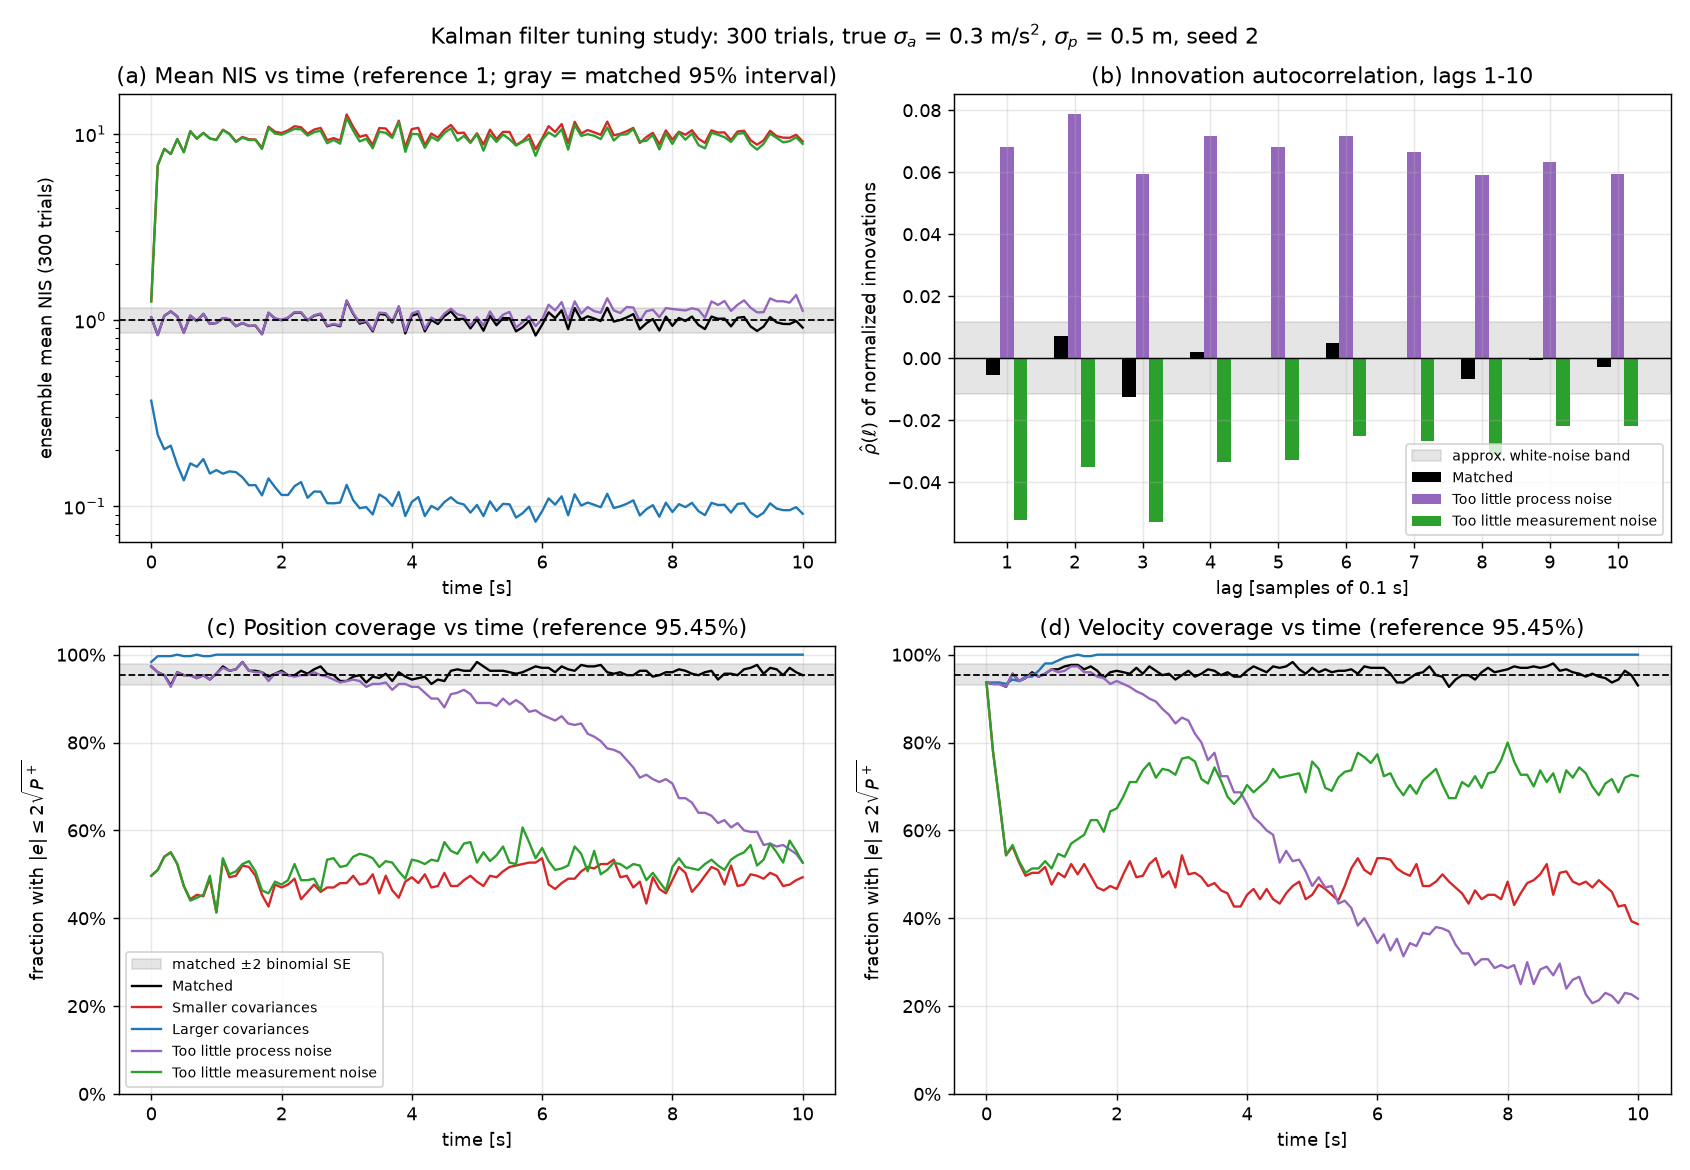

Source code (Python):
"""
Module 6: filter tuning study with consistency diagnostics.

Truth always uses Q_true = 0.3^2 G G^T and R_true = 0.5^2. Five filters assume different
Q and R and run on the same 300 trials (same truth, same measurements):

    Matched                       Q_true        R_true     calibration reference
    Smaller covariances           0.1 Q_true    0.1 R_true overconfidence
    Larger covariances            10 Q_true     10 R_true  underconfidence
    Too little process noise      0.01 Q_true   R_true     overtrusts the motion prediction
    Too little measurement noise  Q_true        0.1 R_true overtrusts the sensor

Diagnostics: RMSE, normalized innovation r = nu / sqrt(S), NIS = r^2, +-2 sigma coverage,
innovation autocorrelation at lags 1-10, and a chi-squared check of final-time NIS.

Interpretation (seed 2, 300 trials):
    Bounds too narrow (overconfident): Smaller covariances (NIS ~10, coverage ~49%),
        Too little measurement noise (NIS ~9.4, coverage 52% / 70%), and Too little process
        noise, whose coverage keeps falling (to ~55% / ~22% at 10 s) because P keeps shrinking
        while the real error does not.
    Bounds too wide (underconfident): Larger covariances (NIS ~0.1, coverage ~100%).
    Accuracy: scaling Q and R together leaves the steady-state gain exactly unchanged, so
        after the transient "Smaller covariances" gives the SAME estimates as matched; only the
        reported P is wrong. The pooled RMSE differences for both scaled cases come from the
        first ~2 s, because P_0 is fixed and its weight relative to Q and R changes.
        Changing the Q/R balance changes the gain and hurts accuracy throughout:
        too little process noise -> gain too small, sluggish, persistent POSITIVE innovation
        autocorrelation; too little measurement noise -> gain too large, chases noise,
        NEGATIVE autocorrelation.
    Caution: Too little process noise passes the mean-NIS check (1.07 pooled, 1.12 at the
        final time, inside the 95% interval) because S = H P^- H^T + R is dominated by the
        correct R. NIS alone would miss it; autocorrelation and coverage catch it.

Implementation note: in a linear Kalman filter P, S and K depend only on F, G, H, Q, R and
P_0, never on the measurements. So each case computes its covariance/gain sequence once
and applies it to all trials at once. A check confirms this matches the ordinary per-trial
filter (Module 5 style) exactly.
"""

import argparse
from pathlib import Path

import matplotlib.pyplot as plt
import numpy as np
from scipy.stats import chi2

from kalman import correct, predict

# ---------------------------------------------------------------- settings
DURATION = 10.0    # s
H_STEP = 0.1       # s
X0_PRIOR = np.array([1.0, -0.5])
P0 = np.diag([1.0, 1.0])
SIGMA_A = 0.3      # m/s^2, true acceleration-error SD
SIGMA_P = 0.5      # m, true measurement SD
N_TRIALS = 300
SEED = 2           # fixed, recorded seed
MAX_LAG = 10
COVERAGE_TARGET = 0.9545
SETTLE_TIME = 2.0  # s, start of the supplementary "after the transient" window
OUT_DIR = Path(__file__).resolve().parent

H = np.array([[1.0, 0.0]])

# name, Q multiplier, R multiplier, plot color
CASES = [
    ("Matched", 1.0, 1.0, "k"),
    ("Smaller covariances", 0.1, 0.1, "tab:red"),
    ("Larger covariances", 10.0, 10.0, "tab:blue"),
    ("Too little process noise", 0.01, 1.0, "tab:purple"),
    ("Too little measurement noise", 1.0, 0.1, "tab:green"),
]
BALANCE_CASES = ("Matched", "Too little process noise", "Too little measurement noise")


def F(h):
    return np.array([[1.0, h],
                     [0.0, 1.0]])


def G(h):
    return np.array([h**2 / 2, h])


def accel_command(t):
    """Module 1 acceleration schedule."""
    t = t + 1e-9
    if t < 3.0:
        return 1.0
    if t < 6.0:
        return 0.0
    return -1.0


Q_TRUE = SIGMA_A**2 * np.outer(G(H_STEP), G(H_STEP))
R_TRUE = np.array([[SIGMA_P**2]])


# ---------------------------------------------------------------- truth
def generate_trials(n_trials=N_TRIALS, seed=SEED):
    """Per trial: x_0 ~ N(x0_prior, P0), fresh acceleration errors and measurement noise."""
    n = int(round(DURATION / H_STEP)) + 1
    t = np.arange(n) * H_STEP
    u = np.array([accel_command(tk) for tk in t])
    Fh, Gh = F(H_STEP), G(H_STEP)
    rng = np.random.default_rng(seed)
    x = np.zeros((n_trials, n, 2))
    z = np.zeros((n_trials, n))
    for j in range(n_trials):
        x[j, 0] = rng.multivariate_normal(X0_PRIOR, P0)
        a = rng.normal(0.0, SIGMA_A, n - 1)
        noise = rng.normal(0.0, SIGMA_P, n)
        for k in range(n - 1):
            x[j, k + 1] = Fh @ x[j, k] + Gh * (u[k] + a[k])
        z[j] = x[j, :, 0] + noise
    return t, u, x, z


# ---------------------------------------------------------------- filter
def covariance_pass(Q, R, n):
    """Data-independent part of the filter: P^-, P^+, S, K at every step."""
    Fh, Gh = F(H_STEP), G(H_STEP)
    P_corr = np.zeros((n, 2, 2))
    S = np.zeros(n)
    K = np.zeros((n, 2))
    P_pred = P0.copy()
    for k in range(n):
        if k > 0:
            _, P_pred = predict(np.zeros(2), P_corr[k - 1], Fh, Gh, 0.0, Q)
        _, P_corr[k], _, S_k, K_k = correct(np.zeros(2), P_pred, np.zeros(1), H, R)
        S[k], K[k] = S_k[0, 0], K_k[:, 0]
    return P_corr, S, K


def run_case(u, z, Q, R):
    """Run one tuning case on all trials. Returns corrected states, innovations and covariances."""
    n_trials, n = z.shape
    Fh, Gh = F(H_STEP), G(H_STEP)
    P_corr, S, K = covariance_pass(Q, R, n)
    x_corr = np.zeros((n_trials, n, 2))
    nu = np.zeros((n_trials, n))
    x_pred = np.tile(X0_PRIOR, (n_trials, 1))
    for k in range(n):
        if k > 0:
            x_pred = x_corr[:, k - 1] @ Fh.T + Gh * u[k - 1]
        nu[:, k] = z[:, k] - x_pred[:, 0]
        x_corr[:, k] = x_pred + nu[:, k, None] * K[k]
    return {"x_corr": x_corr, "nu": nu, "S": S, "K": K, "P_corr": P_corr}


def run_single_trial(u, z_j, Q, R):
    """Ordinary per-trial filter, used only to check the vectorized version."""
    Fh, Gh = F(H_STEP), G(H_STEP)
    x, P = X0_PRIOR.copy(), P0.copy()
    out = np.zeros((len(z_j), 2))
    for k in range(len(z_j)):
        if k > 0:
            x, P = predict(x, P, Fh, Gh, u[k - 1], Q)
        x, P, _, _, _ = correct(x, P, z_j[k], H, R)
        out[k] = x
    return out


# ---------------------------------------------------------------- diagnostics
def autocorrelation(r, max_lag=MAX_LAG):
    """Pooled estimate: lagged products within each trial only, averaged across trials."""
    d = r - r.mean()
    denom = np.mean(d**2)
    return np.array([np.mean(d[:, :-lag] * d[:, lag:]) / denom for lag in range(1, max_lag + 1)])


def diagnostics(x, res, settled):
    err = res["x_corr"] - x
    r = res["nu"] / np.sqrt(res["S"])
    nis = r**2
    sd = np.sqrt(np.diagonal(res["P_corr"], axis1=1, axis2=2))      # (n, 2), same for every trial
    inside = np.abs(err) <= 2 * sd
    return {
        "rmse_p": np.sqrt(np.mean(err[..., 0] ** 2)),
        "rmse_v": np.sqrt(np.mean(err[..., 1] ** 2)),
        "mean_r": r.mean(),
        "mean_nis": nis.mean(),
        "cov_p": inside[..., 0].mean(),
        "cov_v": inside[..., 1].mean(),
        "nis_t": nis.mean(axis=0),
        "cov_p_t": inside[..., 0].mean(axis=0),
        "cov_v_t": inside[..., 1].mean(axis=0),
        "nis_final": nis[:, -1].mean(),
        "acf": autocorrelation(r),
        "K_final": res["K"][-1],
        "sd_final": sd[-1],
        "settled_rmse_p": np.sqrt(np.mean(err[:, settled, 0] ** 2)),
        "settled_rmse_v": np.sqrt(np.mean(err[:, settled, 1] ** 2)),
        "settled_nis": nis[:, settled].mean(),
        "settled_acf1": autocorrelation(r[:, settled], max_lag=1)[0],
    }


def print_predictions():
    print("Prediction (before running): scaling Q and R together leaves the steady-state gain")
    print("  unchanged (K depends on the ratio Q/R once P_0 is forgotten), so the trajectory")
    print("  estimates and RMSE should be nearly the same as matched after the first second.")
    print("  What changes is the reported P, by about the same factor:")
    print("    0.1x both -> bounds too narrow: NIS ~ 10, coverage well below 95%")
    print("    10x both  -> bounds too wide:   NIS ~ 0.1, coverage near 100%")
    print("  Changing only one of Q or R changes the gain, so it should change accuracy too.\n")


def print_table(results, chi_lo, chi_hi):
    print(f"Results: {N_TRIALS} trials x {len(results['Matched']['nis_t'])} samples, all samples pooled "
          f"(seed {SEED})")
    header = (f"{'Case':<29} {'pos RMSE':>8} {'vel RMSE':>8} {'mean NIS':>8} {'pos cov':>8} "
              f"{'vel cov':>8} {'mean r':>7} | {'final NIS':>9}")
    print(header)
    print("-" * len(header))
    for name, *_ in CASES:
        d = results[name]
        print(f"{name:<29} {d['rmse_p']:7.3f}m {d['rmse_v']:5.3f}m/s {d['mean_nis']:8.3f} "
              f"{d['cov_p']:8.1%} {d['cov_v']:8.1%} {d['mean_r']:+7.3f} | {d['nis_final']:9.3f}")
    print(f"Matched-model expectations: mean NIS ~ 1, coverage ~ {COVERAGE_TARGET:.2%}, mean r ~ 0.")
    m = results["Matched"]["nis_final"]
    verdict = "inside" if chi_lo <= m <= chi_hi else "OUTSIDE"
    print(f"\nFinal-time check (matched case): mean NIS over {N_TRIALS} trials = {m:.3f}, "
          f"95% interval [{chi_lo:.3f}, {chi_hi:.3f}] -> {verdict}")
    print("  (final-time NIS for the other cases is shown descriptively; the interval only")
    print("   applies when the filter's model is correct.)\n")


def print_settled(results):
    print(f"Supplement: samples with t >= {SETTLE_TIME:.0f} s only (separates the transient from steady state)")
    print(f"{'Case':<29} {'pos RMSE':>8} {'vel RMSE':>9} {'mean NIS':>8} {'acf lag 1':>9}")
    for name, *_ in CASES:
        d = results[name]
        print(f"{name:<29} {d['settled_rmse_p']:7.3f}m {d['settled_rmse_v']:5.3f}m/s "
              f"{d['settled_nis']:8.3f} {d['settled_acf1']:+9.3f}")
    print()


def print_autocorrelation(results, n_pairs_lag1):
    band = 2 / np.sqrt(n_pairs_lag1)
    print(f"Normalized-innovation autocorrelation (white-noise band about +-{band:.3f})")
    print(f"{'Case':<29} " + " ".join(f"{lag:>6}" for lag in range(1, MAX_LAG + 1)))
    for name, *_ in CASES:
        print(f"{name:<29} " + " ".join(f"{v:+6.3f}" for v in results[name]["acf"]))
    print()


def print_steady_state(results):
    print("Steady state at t = 10 s (gain and reported SDs)")
    print(f"{'Case':<29} {'K_p':>7} {'K_v [1/s]':>10} {'SD_p [m]':>9} {'SD_v [m/s]':>11}")
    for name, *_ in CASES:
        d = results[name]
        print(f"{name:<29} {d['K_final'][0]:7.4f} {d['K_final'][1]:10.4f} "
              f"{d['sd_final'][0]:9.3f} {d['sd_final'][1]:11.3f}")
    print()


def plot(t, results, chi_lo, chi_hi, n_pairs_lag1):
    fig, axes = plt.subplots(2, 2, figsize=(13, 9))
    ax_nis, ax_lag = axes[0]
    ax_cp, ax_cv = axes[1]
    cov_band = 2 * np.sqrt(COVERAGE_TARGET * (1 - COVERAGE_TARGET) / N_TRIALS)

    ax_nis.axhspan(chi_lo, chi_hi, color="gray", alpha=0.2, label="matched 95% interval (per time)")
    for name, _, _, color in CASES:
        ax_nis.plot(t, results[name]["nis_t"], lw=1.3, color=color, label=name)
    ax_nis.axhline(1, color="k", ls="--", lw=1)
    ax_nis.set_yscale("log")
    ax_nis.set_xlabel("time [s]")
    ax_nis.set_ylabel(f"ensemble mean NIS ({N_TRIALS} trials)")
    ax_nis.set_title("(a) Mean NIS vs time (reference 1; gray = matched 95% interval)")

    for ax, key, label in ((ax_cp, "cov_p_t", "position"), (ax_cv, "cov_v_t", "velocity")):
        ax.axhspan(COVERAGE_TARGET - cov_band, COVERAGE_TARGET + cov_band, color="gray", alpha=0.2,
                   label="matched $\\pm 2$ binomial SE")
        for name, _, _, color in CASES:
            ax.plot(t, results[name][key], lw=1.3, color=color, label=name)
        ax.axhline(COVERAGE_TARGET, color="k", ls="--", lw=1)
        ax.set_ylim(0, 1.02)
        ax.yaxis.set_major_formatter(plt.FuncFormatter(lambda y, _: f"{y:.0%}"))
        ax.set_xlabel("time [s]")
        ax.set_ylabel(f"fraction with $|e| \\leq 2\\sqrt{{P^+}}$")
        ax.set_title(f"({'c' if label == 'position' else 'd'}) {label.capitalize()} coverage vs time "
                     f"(reference 95.45%)")
    ax_cp.legend(fontsize=8, loc="lower left")         # one shared legend: colors are the same in every panel

    lags = np.arange(1, MAX_LAG + 1)
    band = 2 / np.sqrt(n_pairs_lag1)
    ax_lag.axhspan(-band, band, color="gray", alpha=0.2, label="approx. white-noise band")
    offsets = dict(zip(BALANCE_CASES, (-0.2, 0.0, 0.2)))
    for name, _, _, color in CASES:
        if name in BALANCE_CASES:
            ax_lag.bar(lags + offsets[name], results[name]["acf"], width=0.2, color=color, label=name)
    ax_lag.axhline(0, color="k", lw=0.8)
    ax_lag.set_xticks(lags)
    ax_lag.set_xlabel("lag [samples of 0.1 s]")
    ax_lag.set_ylabel("$\\hat\\rho(\\ell)$ of normalized innovations")
    ax_lag.set_title("(b) Innovation autocorrelation, lags 1-10")
    ax_lag.legend(fontsize=8)

    for ax in axes.ravel():
        ax.grid(alpha=0.3)
    fig.suptitle(f"Kalman filter tuning study: {N_TRIALS} trials, true $\\sigma_a$ = {SIGMA_A} m/s$^2$, "
                 f"$\\sigma_p$ = {SIGMA_P} m, seed {SEED}")
    fig.tight_layout()
    return fig


def main():
    parser = argparse.ArgumentParser()
    parser.add_argument("--no-show", action="store_true", help="save the figure without opening a window")
    args = parser.parse_args()

    print_predictions()
    t, u, x, z = generate_trials()

    results, outputs = {}, {}
    for name, q_mult, r_mult, _ in CASES:
        outputs[name] = run_case(u, z, q_mult * Q_TRUE, r_mult * R_TRUE)
        results[name] = diagnostics(x, outputs[name], t >= SETTLE_TIME)

    worst = 0.0
    for name, q_mult, r_mult, _ in CASES:
        for j in (0, N_TRIALS - 1):
            ref = run_single_trial(u, z[j], q_mult * Q_TRUE, r_mult * R_TRUE)
            worst = max(worst, np.max(np.abs(ref - outputs[name]["x_corr"][j])))
    print(f"Check: vectorized filter matches the per-trial filter (max difference {worst:.1e})\n")

    chi_lo, chi_hi = chi2.ppf([0.025, 0.975], N_TRIALS) / N_TRIALS
    n_pairs_lag1 = N_TRIALS * (len(t) - 1)
    print_table(results, chi_lo, chi_hi)
    print_steady_state(results)
    print_settled(results)
    print_autocorrelation(results, n_pairs_lag1)

    fig = plot(t, results, chi_lo, chi_hi, n_pairs_lag1)
    fig.savefig(OUT_DIR / "tuning_study.png", dpi=130)
    print("Saved tuning_study.png")

    if not args.no_show:
        plt.show()


if __name__ == "__main__":
    main()
